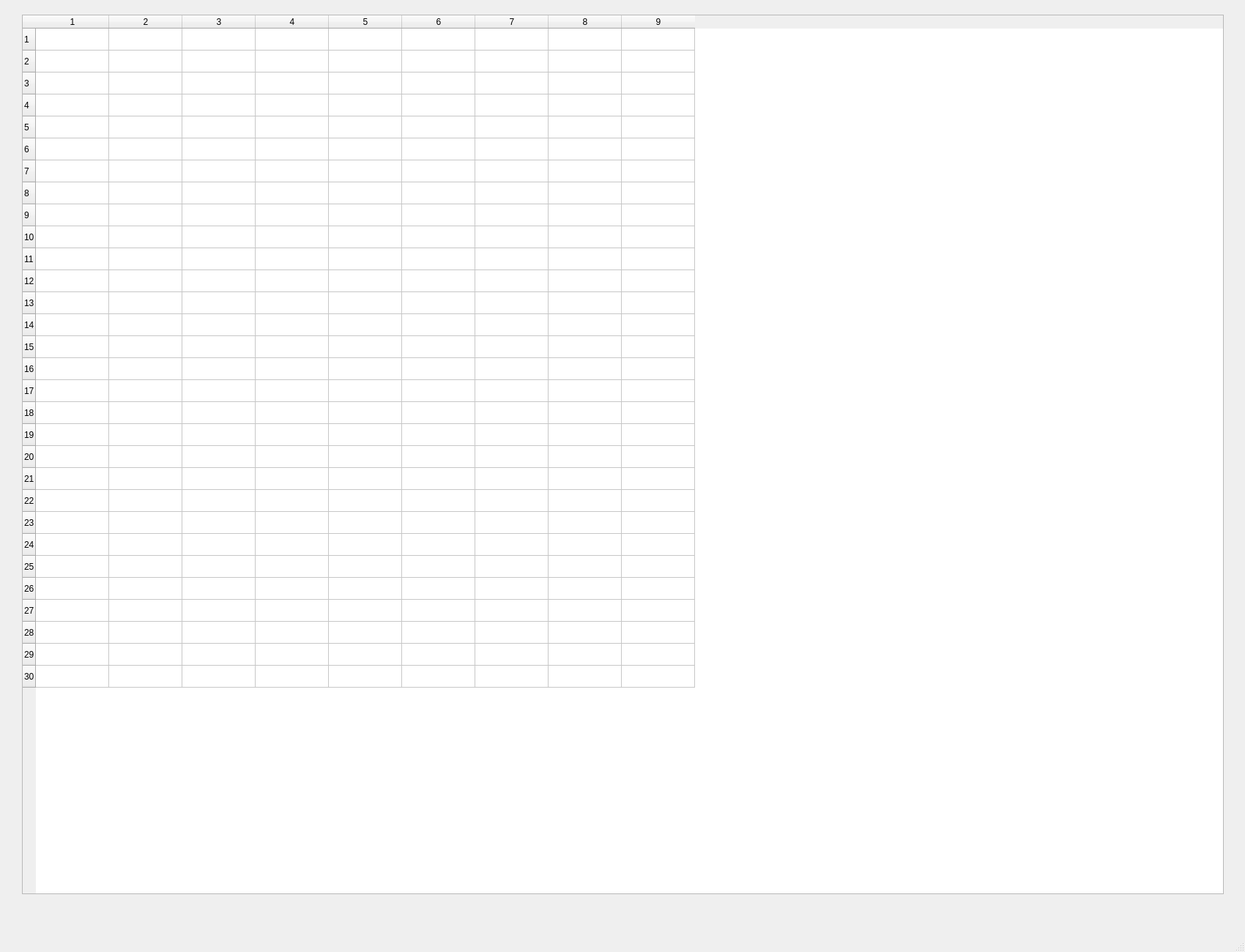
<?xml version="1.0" encoding="UTF-8"?>
<ui version="4.0">
 <class>MainWindow</class>
 <widget class="QMainWindow" name="MainWindow">
  <property name="geometry">
   <rect>
    <x>0</x>
    <y>0</y>
    <width>1700</width>
    <height>1300</height>
   </rect>
  </property>
  <property name="windowTitle">
   <string>MainWindow</string>
  </property>
  <widget class="QWidget" name="centralwidget">
   <widget class="QTableWidget" name="tableWidget">
    <property name="geometry">
     <rect>
      <x>30</x>
      <y>20</y>
      <width>1641</width>
      <height>1201</height>
     </rect>
    </property>
    <property name="rowCount">
     <number>30</number>
    </property>
    <property name="columnCount">
     <number>9</number>
    </property>
    <row/>
    <row/>
    <row/>
    <row/>
    <row/>
    <row/>
    <row/>
    <row/>
    <row/>
    <row/>
    <row/>
    <row/>
    <row/>
    <row/>
    <row/>
    <row/>
    <row/>
    <row/>
    <row/>
    <row/>
    <row/>
    <row/>
    <row/>
    <row/>
    <row/>
    <row/>
    <row/>
    <row/>
    <row/>
    <row/>
    <column/>
    <column/>
    <column/>
    <column/>
    <column/>
    <column/>
    <column/>
    <column/>
    <column/>
   </widget>
  </widget>
  <widget class="QMenuBar" name="menubar">
   <property name="geometry">
    <rect>
     <x>0</x>
     <y>0</y>
     <width>1700</width>
     <height>47</height>
    </rect>
   </property>
  </widget>
  <widget class="QStatusBar" name="statusbar"/>
 </widget>
 <resources/>
 <connections/>
</ui>
